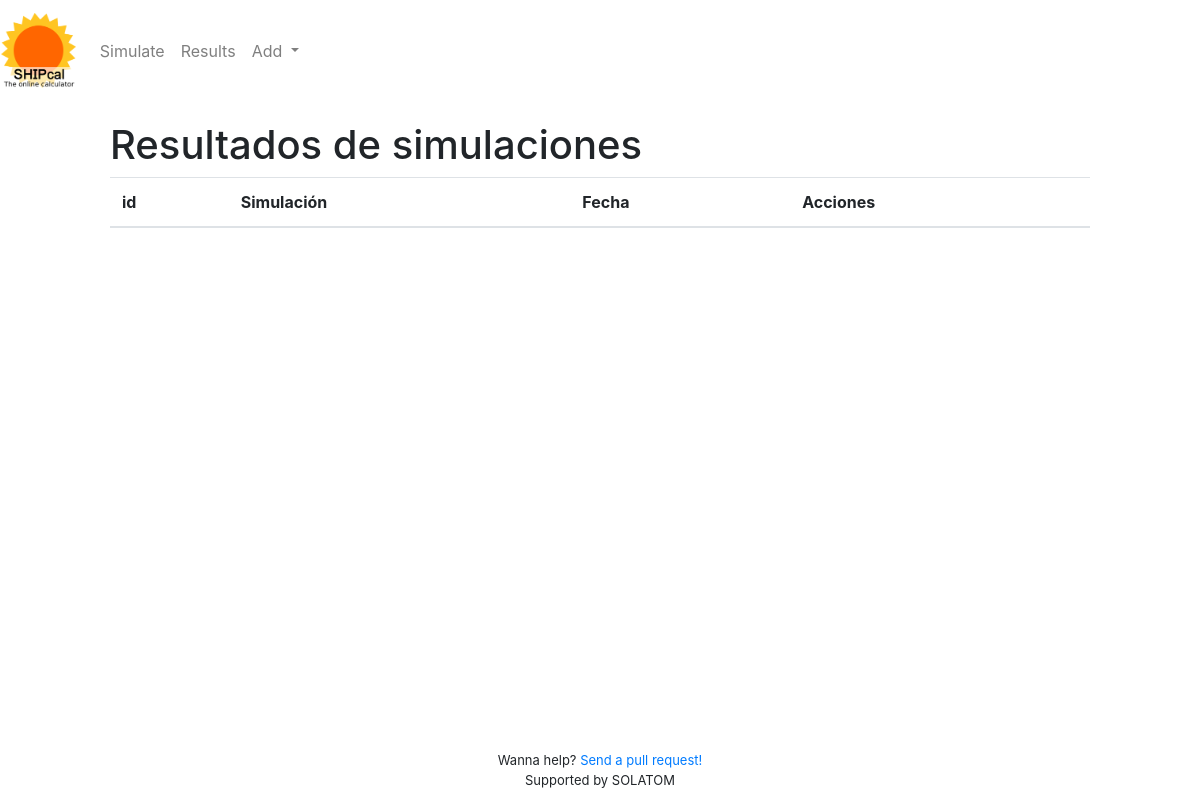
Before: /results/ with the older database file.
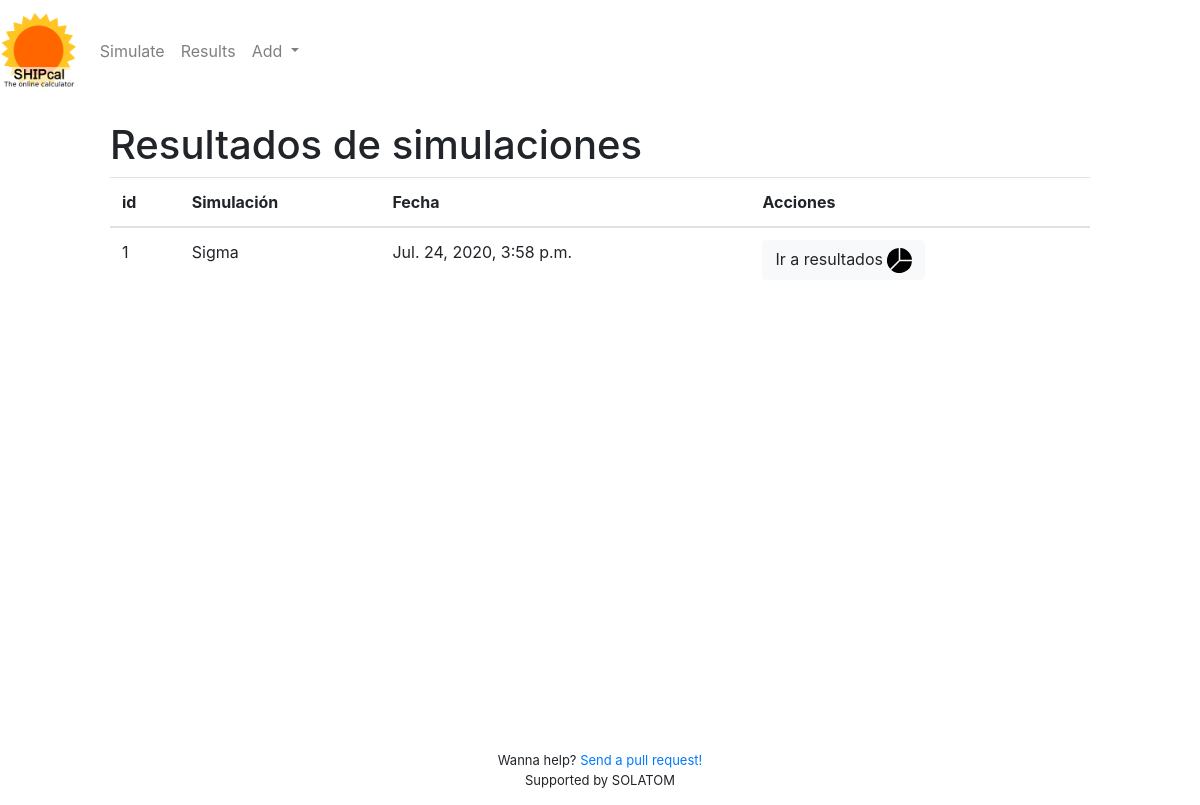
After: the same page with the newer database file.
### results/models.py (models this page shows)
class SimResults(models.Model):
    simulation = models.OneToOneField(Simulation, on_delete=models.CASCADE)
    version = models.CharField(_("Version"),  max_length=15)
    templateVars = models.OneToOneField('TemplateVars',on_delete=models.CASCADE)
    plotVars = models.OneToOneField('PlotVars',on_delete=models.CASCADE)
    reportsVar = models.OneToOneField('ReportVars',on_delete=models.CASCADE)

### simforms/models.py (models this page shows)
class Simulation(models.Model):
    name = models.CharField(_("Name"), max_length=30)
    email = models.EmailField("e-mail",)
    industry = models.CharField(_("Industry"), max_length=30)
    sectorIndustry = models.CharField(_("Industry sector"), max_length=30)
    process = models.TextField(_("Process description"), blank=True, null=True)
    date = models.DateTimeField(_("Date"), auto_now=True)
    co2TonPrice = models.FloatField(validators=[validators.MinValueValidator(0, message=_("The CO2 price cannot be less than 0"))])
    businessModel = models.CharField(_("Business model"), choices=[('turnkey',_("Turnkey project")),('ESCO','ESCO')], max_length=10)
    fuel_price = models.FloatField(_("Fuel price"),validators=[validators.MinValueValidator(0, message=_("The fuel price cannot be less than 0"))])
    pais = CountryField(_("Country"))
    location = models.ForeignKey('Locations',on_delete=models.CASCADE)
    surface =models.FloatField(_("Available surface"), validators=[validators.MinValueValidator(0, message=_("The available surface cannot be less than 0"))])
    distance = models.FloatField(_("Distance to process"), validators=[validators.MinValueValidator(0, message=_("The distance cannot be less than 0"))])
    fluid=models.CharField(_("Fluid"), max_length=15, choices=[('water',_("Water")),('steam',_("Steam")),('oil',_("Thermal oil")),('moltenSalt',_("Molten salts"))])
    tempOUT=models.FloatField(_("Outlet temperature"),)
    tempIN=models.FloatField(_("Inlet temperature"),)
    connection=models.CharField(_("Connection type"), choices=[('direct',_("Direct to process")),('w_storage',_("With intermediate deposit"))], max_length=30)
    fuel = models.ForeignKey('Fuels', on_delete=models.CASCADE)
    fuel_price_unit = models.ForeignKey('FuelUnits', on_delete=models.CASCADE)
    pressureUnit = models.FloatField(_("Pressure unit"), choices=[(1,"bar"),(10,"MPa"),(0.06894757293, "psi")]) #The factor to convert the pressure into bar
    pressure = models.FloatField(_("Pressure"))
    demand = models.FloatField(_("Annual energy demand"),validators=[validators.MinValueValidator(0.001, message=_("The demand cannot be less or equal to 0"))])
    demandUnit = models.FloatField(_("Demand unit"), choices=[(1,_("kWh/year")),(1000,_("MWh/year")),(0.000277778, _("KJ/year")),(0.000293071,_("BTU/year")),(0.01163,_("kcal/year"))]) #The factor to convert the demand into kWh
    hourEND = models.SmallIntegerField(_("Ending time"), validators=[validators.MinValueValidator(1, message=_("The ending time cannot be less than 1")),validators.MaxValueValidator(24, message=_("The ending time cannot be greater than 24"))])
    hourINI = models.SmallIntegerField(_("Starting time"), validators=[validators.MinValueValidator(0, message=_("The starting time cannot be less than 0")),validators.MaxValueValidator(23, message=_("The starting time cannot be greater than 23"))])
    Jan = models.FloatField(_("Jan"), validators=[validators.MinValueValidator(0, message=_("This cannot be less than 0")),validators.MaxValueValidator(1, message=_("This cannot be greater than 1"))], default=0)
    Feb = models.FloatField(_("Feb"),validators=[validators.MinValueValidator(0, message=_("This cannot be less than 0")),validators.MaxValueValidator(1, message=_("This cannot be greater than 1"))], default=0)
    Mar = models.FloatField(_("Mar"),validators=[validators.MinValueValidator(0, message=_("This cannot be less than 0")),validators.MaxValueValidator(1, message=_("This cannot be greater than 1"))], default=0)
    Apr = models.FloatField(_("Apr"),validators=[validators.MinValueValidator(0, message=_("This cannot be less than 0")),validators.MaxValueValidator(1, message=_("This cannot be greater than 1"))], default=0)
    May = models.FloatField(_("May"),validators=[validators.MinValueValidator(0, message=_("This cannot be less than 0")),validators.MaxValueValidator(1, message=_("This cannot be greater than 1"))], default=0)
    Jun = models.FloatField(_("Jun"),validators=[validators.MinValueValidator(0, message=_("This cannot be less than 0")),validators.MaxValueValidator(1, message=_("This cannot be greater than 1"))], default=0)
    Jul = models.FloatField(_("Jul"),validators=[validators.MinValueValidator(0, message=_("This cannot be less than 0")),validators.MaxValueValidator(1, message=_("This cannot be greater than 1"))], default=0)
    Aug = models.FloatField(_("Aug"),validators=[validators.MinValueValidator(0, message=_("This cannot be less than 0")),validators.MaxValueValidator(1, message=_("This cannot be greater than 1"))], default=0)
    Sep = models.FloatField(_("Sep"),validators=[validators.MinValueValidator(0, message=_("This cannot be less than 0")),validators.MaxValueValidator(1, message=_("This cannot be greater than 1"))], default=0)
    Oct = models.FloatField(_("Oct"),validators=[validators.MinValueValidator(0, message=_("This cannot be less than 0")),validators.MaxValueValidator(1, message=_("This cannot be greater than 1"))], default=0)
    Nov = models.FloatField(_("Nov"),validators=[validators.MinValueValidator(0, message=_("This cannot be less than 0")),validators.MaxValueValidator(1, message=_("This cannot be greater than 1"))], default=0)
    Dec = models.FloatField(_("Dec"),validators=[validators.MinValueValidator(0, message=_("This cannot be less than 0")),validators.MaxValueValidator(1, message=_("This cannot be greater than 1"))], default=0)
    Mond = models.FloatField(_("Mon"), validators=[validators.MinValueValidator(0, message=_("This cannot be less than 0")),validators.MaxValueValidator(1, message=_("This cannot be greater than 1"))], default=0)
    Tues = models.FloatField(_("Tue"), validators=[validators.MinValueValidator(0, message=_("This cannot be less than 0")),validators.MaxValueValidator(1, message=_("This cannot be greater than 1"))], default=0)
    Wend = models.FloatField(_("Wed"), validators=[validators.MinValueValidator(0, message=_("This cannot be less than 0")),validators.MaxValueValidator(1, message=_("This cannot be greater than 1"))], default=0)
    Thur = models.FloatField(_("Thu"), validators=[validators.MinValueValidator(0, message=_("This cannot be less than 0")),validators.MaxValueValidator(1, message=_("This cannot be greater than 1"))], default=0)
    Fri = models.FloatField(_("Fri"), validators=[validators.MinValueValidator(0, message=_("This cannot be less than 0")),validators.MaxValueValidator(1, message=_("This cannot be greater than 1"))], default=0)
    Sat = models.FloatField(_("Sat"), validators=[validators.MinValueValidator(0, message=_("This cannot be less than 0")),validators.MaxValueValidator(1, message=_("This cannot be greater than 1"))], default=0)
    Sun = models.FloatField(_("Sun"), validators=[validators.MinValueValidator(0, message=_("This cannot be less than 0")),validators.MaxValueValidator(1, message=_("This cannot be greater than 1"))], default=0)
    terrain=models.CharField(_("Terrain type"), choices=[('clean_ground',_("Clean ground"))], default='clean_ground' ,blank=True, null=True, max_length=30)
    orientation=models.CharField(_("Orientation"), choices=[('NS',_("North-South"))], default='NS',blank=True, null=True, max_length=30)
    inclination=models.CharField(_("Inclination"), choices=[('flat',_("Flat"))], default='flat',blank=True, null=True, max_length=30)
    shadows=models.CharField(_("Shadows"), choices=[('free',_("Shadows free"))], default='free' ,blank=True, null=True, max_length=30)
    integration_schemas=[
        ('SL_L_P','SL_L_P'),
        ('SL_L_PS','SL_L_PS'),
        ('SL_L_RF','SL_L_RF'),
        ('SL_L_DRF','SL_L_DRF'),
        ('SL_L_S','SL_L_S'),
        ('SL_L_S_PH','SL_L_S_PH'),
        ('SL_S_FW','SL_S_FW'),
        ('SL_S_FWS','SL_S_FWS'),
        ('SL_S_PD_OT','SL_S_PD_OT'),
        ('PL_E_PM','PL_E_PM'),
        ('SL_S_MW','SL_S_MW'),
        ('SL_S_MWS','SL_S_MWS'),
        ('SL_S_PD','SL_S_PD'),
        ('SL_S_PDS','SL_S_PDS'),
    ]
    num_loops=models.IntegerField(_("Number of loops"), validators=[validators.MinValueValidator(0, message=_("This cannot be less than 0"))])
    n_coll_loop=models.IntegerField(_("Collectors per loop"), validators=[validators.MinValueValidator(0, message=_("This cannot be less than 0"))])
    type_integration=models.CharField(_("Integration schema"), choices=integration_schemas, max_length=20)
    almVolumen=models.FloatField(_("Thermal storage capacity"), validators=[validators.MinValueValidator(0, message=_("This cannot be less than 0"))], blank=True, default=0)
    mofINV=models.FloatField(_("Investment modificator"), blank=True, default=1)
    mofDNI=models.FloatField(_("Solar radiation modificator"), blank=True, default=1)
    mofProd=models.FloatField(_("Production modificator"), blank=True, default=1)

### results/views.py (the view)
# urls.py: path('results/', all_results, name="all_results"),
def all_results(request):
    every_simulation = SimResults.objects.all()
    return render(request, 'results.html', {'simulations':every_simulation})

### results/templates/results.html (shortened to what this page needs)
{% extends 'base.html' %}
{% load static %}
{% load i18n %}
{% block content %}
{% language 'es' %}
<h1>{% trans "Simulations results" %}</h1>
<div class="table-responsive-md">
    <table class="table table-hover" id="fuel_table">
        <thead>
            <tr>
            <th scope="col">{% trans "id" %}</th>
            <th scope="col">{% trans "Simulation" %}</th>
            <th scope="col">{% trans "Date" %}</th>
            <th scope="col">{% trans "Actions" %}</th>
            </tr>
        </thead>
        <tbody>
            {% for s in simulations %}
            <tr>
                <td>{{s.simulation.id}}</td>
                <td>{{s.simulation.industry}}</td>
                <td>{{s.simulation.date}}</td>
                <td><a class='btn btn-light' href="{% url 'results' s.simulation.id %}"> {% trans "Go to the results" %}   <img src='{% static 'bootstrap-icons/pie-chart-fill.svg' %}' alt='resultados' width='25' height='25'></a></td>
            </tr>
            {% endfor %}
        </tbody>
    </table>
</div>
{% endlanguage %}
{% endblock %}

### templates/base.html (shortened to what this page needs)
{% load static %}
{% load i18n %}
<!DOCTYPE html>
<html lang="en">
    <head>
        <link rel="stylesheet" type="text/css" href="{% static "/bootstrap/css/bootstrap.min.css"  %}">
    </head>
    <header style="background: #fff;">
        <nav class="navbar navbar-expand-lg navbar-light">
            <a class="navbar-brand row" href="#"> <img src="{% static "logo.png" %}" alt="SHIPcal logo" height="75px"> </a>
            <div class="collapse navbar-collapse" id="navbarSupportedContent">
                <ul class="navbar-nav mr-auto">
                        <li class="nav-item">
                            {% url 'simulate' as linkto_simulate %}
                            <a class="nav-link" href="{{linkto_simulate}}">{% trans "Simulate" %}{% if request.path == linkto_simulate %}<span class="sr-only">(current)</span>{% endif %}</a>
                        </li>
                        <li class="nav-item">
                            {% url 'all_results' as linkto_results %}
                            <a class="nav-link" href="{{linkto_results}}">{% trans "Results" %}{% if request.path == linkto_results %}<span class="sr-only">(current)</span>{% endif %}</a>
                        </li>
                        <li class="nav-item dropdown">
                            <a class="nav-link dropdown-toggle" href="#" id="navbarDropdown" role="button" data-toggle="dropdown" aria-haspopup="true" aria-expanded="false">
                                {% trans "Add" %}
                            </a>
                                    {% url 'new_location' as linkto_new_location %}
                                    {% url 'new_fuel' as linkto_new_fuel %}
                        </li>
                </ul>
            </div>
        </nav>
    </header>
    <body style="background-image: url({% static 'background.png' %}); background-position-x: center; background-size: cover;">
        <div class="container" style="background-color: #ffffff; width: 85%; margin: 0 auto; padding: 20px; min-height: calc(100vh - 150px - 15px);">
            {% block content %}
            {% endblock %}
        </div>
        <footer style="text-align: center; font-size: small; margin: 0; padding: 15px; background: #fff; width: 100%;">
            {% trans "Wanna help?" %} <a target="_blank" href="https://github.com/mfrasquet/SHIPcal/pulls">{% trans "Send a pull request!" %}</a></br>{% trans "Supported by SOLATOM " %}
        </footer>
    </body>
</html>

Changed rows visible on the page:
added SimResults: simulation.id "1", simulation.industry "Sigma", simulation "Jul. 24, 2020, 3:58 p.m."
